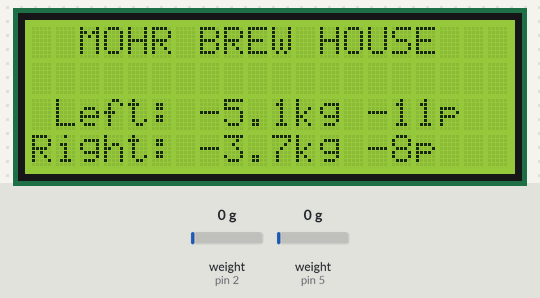
Simulated run of this sketch. Board: Arduino Uno, built with avr-gcc and run on an emulated ATmega328P. On the bench: 20×4 character LCD. The inputs (shaded band) are chosen by the test bench; at power-on: weight on the scale (sensors on pin 2, pin 5) 0 g. What the sketch prints to the serial monitor is not drawn.

Above: at 1.2 s.
1.3 s: weight on the scale (sensor on pin 2) set to 100 g
At 2.7 s:
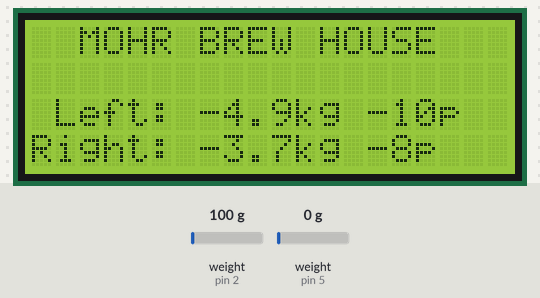
3.0 s: weight on the scale (sensor on pin 5) set to 100 g
5.6 s: weight on the scale (sensor on pin 5) set to 3750 g
At 7.6 s:
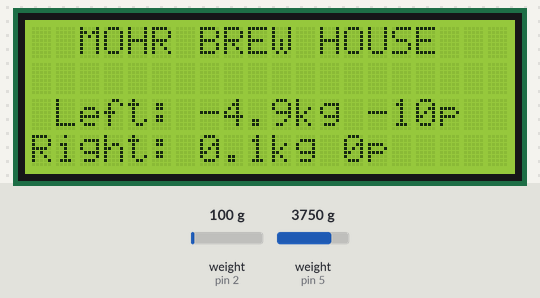
8.0 s: weight on the scale (sensor on pin 2) set to 1250 g
At 10.1 s:
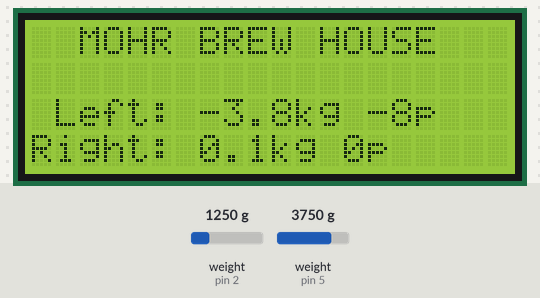
10.4 s: weight on the scale (sensor on pin 2) set to 2500 g
At 12.0 s:
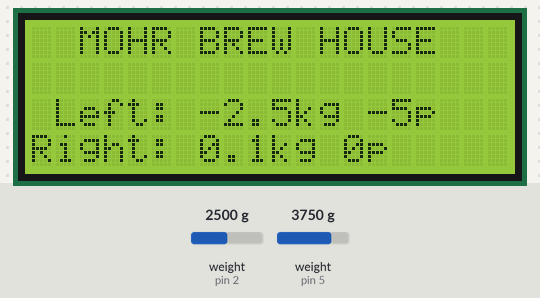
12.9 s: weight on the scale (sensor on pin 5) set to 1250 g
At 15.0 s:
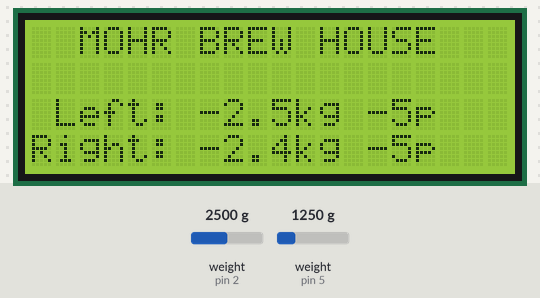
Timing chart, 0 to 16.5 s (numbered marks = the images above; inputs shaded):
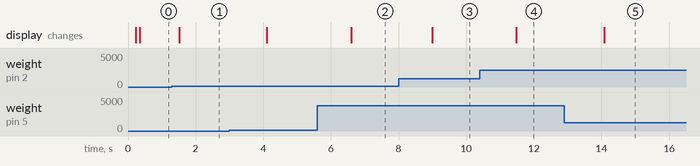

Measured:
- after the input at 1.3 s, the display: changes after 0.21 s (image 1)
- after the input at 5.6 s, the display: changes after 1.0 s (image 2)
- after the input at 8.0 s, the display: changes after 0.99 s (image 3)
- after the input at 10.4 s, the display: changes after 1.1 s (image 4)
- after the input at 12.9 s, the display: changes after 1.2 s (image 5)

The sketch:

beer.ino
```cpp
#include "HX711.h"
#include "LiquidCrystal_I2C.h"

const int SCALE_DATA_A = 2;
const int SCALE_CLOCK_A = 3;
const int SCALE_DATA_B = 5;
const int SCALE_CLOCK_B = 6;

const int NUM_SCALES = 2;
const int NUM_ACTIVE_SCALES = 2;

const int DATA_PIN_INDEX = 0;
const int CLOCK_PIN_INDEX = 1;

const int SCALE_PINS[NUM_SCALES][2] = { {SCALE_DATA_A, SCALE_CLOCK_A}, {SCALE_DATA_B, SCALE_CLOCK_B} };

const long SCALE_OFFSETS[NUM_SCALES] = { -261817, 134080 };
const float SCALE_CALIBRAIONS[NUM_SCALES] = { 22.59, 22.59 };

const int KEG_WEIGHTS[NUM_SCALES] = { 5050, 3650 }; // This needs to be reviewed after kegs are empty

const int NUM_WAIT_CYCLES = 4;

const int LCD_SPACES[NUM_SCALES] = { 9, 10 };

const float L_PER_PINT = 0.473176;

HX711 scales[NUM_SCALES];

float last_reading[NUM_SCALES] = {-1000, -1000};

LiquidCrystal_I2C lcd(0x27,20,4);

void(* resetFunc) (void) = 0; // create a standard reset function

void checkScale(HX711 scale, int i)
{
  int retries = 0;

  while (!scale.is_ready() && retries < NUM_WAIT_CYCLES)
  {
    delay(250);
    retries++;
  }

  if (retries == NUM_WAIT_CYCLES)
  {
    Serial.print("Scale ");
    Serial.print(i);
    Serial.println(" in a bad state - rebooting");
    //resetFunc();
  }
}

void setup()
{
  Serial.begin(9600);

  lcd.init();
  lcd.backlight();
  lcd.clear();

  for (int i = 0; i < NUM_ACTIVE_SCALES; i++)
  {
    Serial.print("Initializing the scale: ");
    Serial.println(i);

    scales[i].begin(SCALE_PINS[i][DATA_PIN_INDEX], SCALE_PINS[i][CLOCK_PIN_INDEX]);
    scales[i].set_scale(SCALE_CALIBRAIONS[i]);
    scales[i].set_offset(SCALE_OFFSETS[i]);

    checkScale(scales[i], i);
  }
}

void loop()
{
  lcd.setCursor(0,0);
  lcd.print("  MOHR BREW HOUSE   ");
  lcd.setCursor(0, 2);
  lcd.print(" Left: ");
  lcd.setCursor(0, 3);
  lcd.print("Right: ");

  for (int i = 0; i < NUM_ACTIVE_SCALES; i++)
  {
    Serial.print("Scale ");
    Serial.println(i);

    checkScale(scales[i], i);

    float reading = scales[i].get_units() - KEG_WEIGHTS[i];

    // FAKE DATA FOR NOW
    //reading = random(5000, 20000);

    Serial.print("reading: ");
    Serial.println(reading);

    float kgs = reading / 1000;

    Serial.print("kgs: ");
    Serial.println(String(kgs, 1));

    Serial.print("last kgs: ");
    Serial.println(String(last_reading[i, 1]));

    Serial.print("Delta: ");
    Serial.println(abs(kgs - last_reading[i]));

    if (abs(kgs - last_reading[i]) <= 0.1)
    {
      continue;
    }

    last_reading[i] = kgs;

    int pints = round(kgs / L_PER_PINT); // assumption 1kg = 1L of beer (slightly off but close enough)

    Serial.print("Pints: ");
    Serial.println(pints);

    lcd.setCursor(7, i+2);

    // String scale;

    // if (i == 0)
    // {
    //   scale = " Left:";
    // }
    // else
    // {
    //   scale = "Right:";
    // }

    // lcd.print(scale);
    lcd.print(String(kgs, 1));
    lcd.print("kg ");
    lcd.print(pints);
    lcd.print("p   ");
  }

  delay(1000);
}
```
